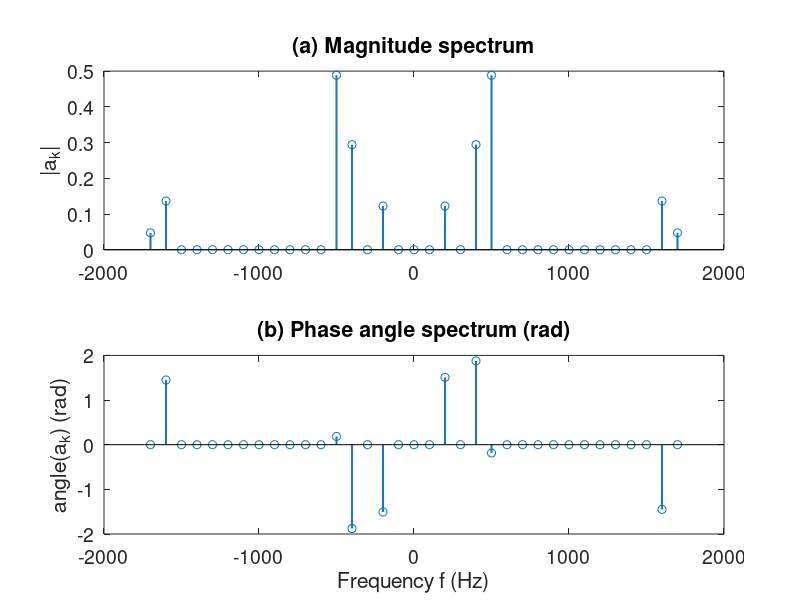

The MATLAB script that drew this image:
%% plot_signal_frequency_domain.py
%
% This script demonstrates how to plot the magnitude and phase parts of a complex
% signal x(t) = 0.00772 + 0.122j - 0.08866 + 0.2805j + 0.48 - 0.08996j + 
% 0.01656 - 0.1352j + 0.04724, 0 <= t <= 2*pi.

clear; close all; clc;


f_k = 100 : 100: 1700;
a_k = [0, 0.00772 + 0.122i, 0, -0.08866+0.2805i, 0.48-0.08996i, ...
    zeros(1,10), 0.01656-0.1352i 0.04724+0i];

% The magnitude (a) is an even function
% with respect to f = 0; the phase (b) is odd since
% a_{−k} = a^{∗}_k

a = [flip(conj(a_k)) 0 a_k];
f = [-flip(f_k) 0 f_k];

figure('Units', 'normalized', 'Position', [0.1, 0.1, 0.6, 0.5])

subplot(2, 1, 1)
stem(f, abs(a), ...
     'LineWidth', 1.5, 'Color', '#1f77b4')
title('(a) Magnitude spectrum')
ylabel('|a_k|')
set(gca, 'FontSize', 14)

subplot(2, 1, 2)
stem(f, angle(a), ...
     'LineWidth', 1.5, 'Color', '#1f77b4')
title('(b) Phase angle spectrum (rad)')
xlabel('Frequency f (Hz)')
ylabel('angle(a_k) (rad)')
set(gca, 'FontSize', 14)

% generating table
fprintf('k\t f_k (Hz)\t a_k\t\t Mag\t Phase\n')
for k = 1 : length(a_k)
    fprintf('%d\t %d\t %2.4f+%2.4f\t%2.4f\t %2.4f\n', ...
        k, f_k(k), real(a_k(k)), imag(a_k(k)), abs(a_k(k)), angle(a_k(k)));
end
